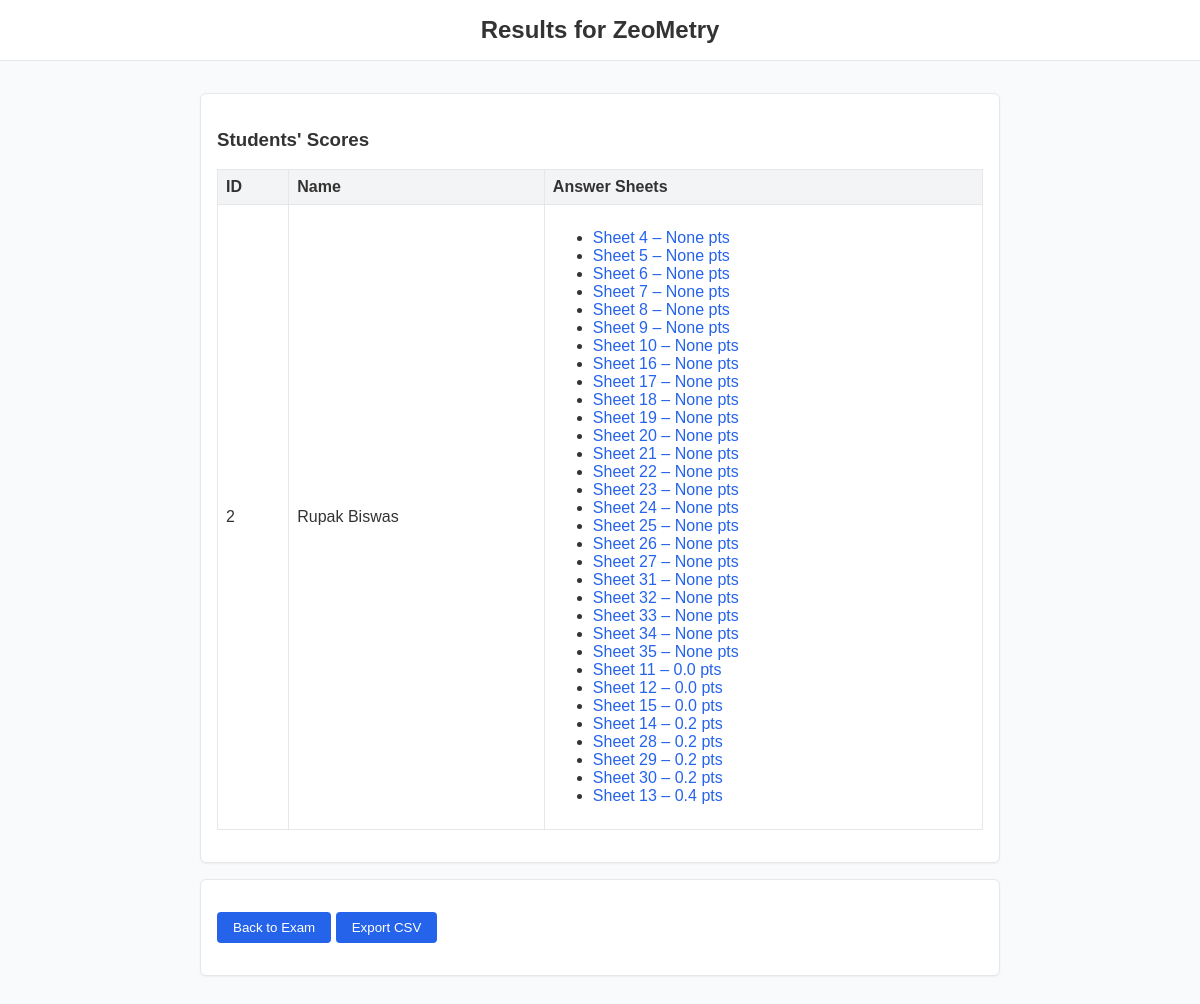
The app's page /exams/2/results with its own data.
### tables this page shows
CREATE TABLE exams (
            id INTEGER PRIMARY KEY AUTOINCREMENT,
            title TEXT NOT NULL,
            subject TEXT NOT NULL,
            instructions TEXT
        );

CREATE TABLE students (
            id INTEGER PRIMARY KEY AUTOINCREMENT,
            exam_id INTEGER NOT NULL,
            name TEXT NOT NULL,
            FOREIGN KEY(exam_id) REFERENCES exams(id) ON DELETE CASCADE
        );

CREATE TABLE answer_sheets (
            id INTEGER PRIMARY KEY AUTOINCREMENT,
            student_id INTEGER NOT NULL,
            filename TEXT NOT NULL,
            extracted_text TEXT,
            evaluated_at TIMESTAMP,
            total_score REAL,
            FOREIGN KEY(student_id) REFERENCES students(id) ON DELETE CASCADE
        );

### src/controllers/routers.py (the view)
@router.get("/exams/{exam_id}/results")
async def exam_results(request: Request, exam_id: int):
    conn = get_db_connection()
    cur = conn.cursor()
    cur.execute("SELECT * FROM exams WHERE id = ?", (exam_id,))
    exam = cur.fetchone()
    if exam is None:
        conn.close()
        raise HTTPException(status_code=404, detail="Exam not found")
    cur.execute(
        """
        SELECT students.id AS student_id, students.name, answer_sheets.id AS sheet_id, answer_sheets.total_score
        FROM students
        LEFT JOIN answer_sheets ON students.id = answer_sheets.student_id
        WHERE students.exam_id = ?
        ORDER BY students.id
        """,
        (exam_id,),
    )
    rows = cur.fetchall()
    students = {}
    for row in rows:
        sid = row["student_id"]
        if sid not in students:
            students[sid] = {"name": row["name"], "sheets": []}
        if row["sheet_id"] is not None:
            students[sid]["sheets"].append({"id": row["sheet_id"], "total_score": row["total_score"]})
    conn.close()
    return templates.TemplateResponse(
        "results.html",
        {
            "request": request,
            "exam": exam,
            "students": students,
        },
    )

### templates/results.html (shortened to what this page needs)
{% extends "base.html" %}
{% block content %}
<header>Results for {{ exam.title }}</header>
<main>
  <div class="card">
    <h3>Students' Scores</h3>
    {% if students %}
    <table>
      <thead><tr><th>ID</th><th>Name</th><th>Answer Sheets</th></tr></thead>
      <tbody>
      {% for sid, data in students.items() %}
        <tr>
          <td>{{ sid }}</td>
          <td>{{ data.name }}</td>
          <td>
            {% if data.sheets %}
            <ul>
              {% for sheet in data.sheets %}
                <li><a href="/answer_sheets/{{ sheet.id }}">Sheet {{ sheet.id }} – {{ sheet.total_score }} pts</a></li>
              {% endfor %}
            </ul>
            {% else %}
            No uploads
            {% endif %}
          </td>
        </tr>
      {% endfor %}
      </tbody>
    </table>
    {% else %}
    <p>No students found.</p>
    {% endif %}
  </div>
  <div class="card">
    <p><a href="/exams/{{ exam.id }}"><button>Back to Exam</button></a>
       <a href="/exams/{{ exam.id }}/export"><button>Export CSV</button></a></p>
  </div>
</main>
{% endblock %}

### static/style.css (style rules this page uses)
body { font-family: sans-serif; margin: 0; padding: 0; background-color: #f9fafb; color: #333; }
header { background-color: #ffffff; border-bottom: 1px solid #e5e7eb; padding: 1rem; text-align: center; font-size: 1.5rem; font-weight: 600; }
main { max-width: 800px; margin: 2rem auto; padding: 0 1rem; }
table { width: 100%; border-collapse: collapse; margin-bottom: 1rem; }
th, td { padding: 0.5rem; border: 1px solid #e5e7eb; text-align: left; }
th { background-color: #f3f4f6; }
input[type="submit"], button { background-color: #2563eb; color: #ffffff; padding: 0.5rem 1rem; border: none; border-radius: 4px; cursor: pointer; }
a { color: #2563eb; text-decoration: none; }
.card { background-color: #ffffff; border: 1px solid #e5e7eb; border-radius: 6px; padding: 1rem; margin-bottom: 1rem; box-shadow: 0 1px 2px rgba(0, 0, 0, 0.05); }

### records on screen
exams: title "ZeoMetry"
students: name "Rupak Biswas"
answer_sheets: id "11", total_score "0.0"
answer_sheets: id "12", total_score "0.0"
answer_sheets: id "15", total_score "0.0"
answer_sheets: id "14", total_score "0.2"
answer_sheets: id "28", total_score "0.2"
answer_sheets: id "29", total_score "0.2"
answer_sheets: id "30", total_score "0.2"
answer_sheets: id "13", total_score "0.4"

### other values on screen
{{ sid }} "2"
{{ sheet.id }} "4" "5" "6" "7" "8" "9" "10" "16" "17" "18" "19" "20" "21" "22" "23" "24" "25" "26" "27" "31" "32" "33" "34" "35"
{{ sheet.total_score }} "None" "None" "None" "None" "None" "None" "None" "None" "None" "None" "None" "None" "None" "None" "None" "None" "None" "None" "None" "None" "None" "None" "None" "None"
